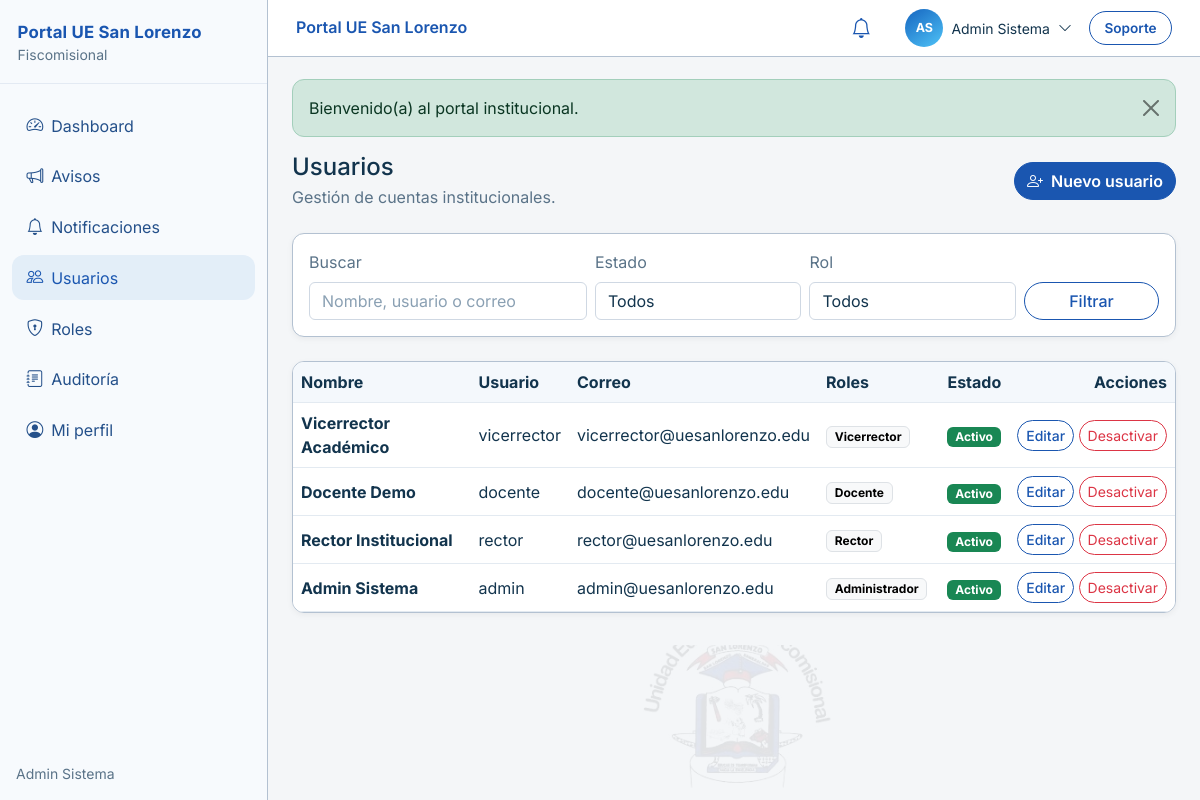
Before: /app/public/users (signed in) with the older database file.
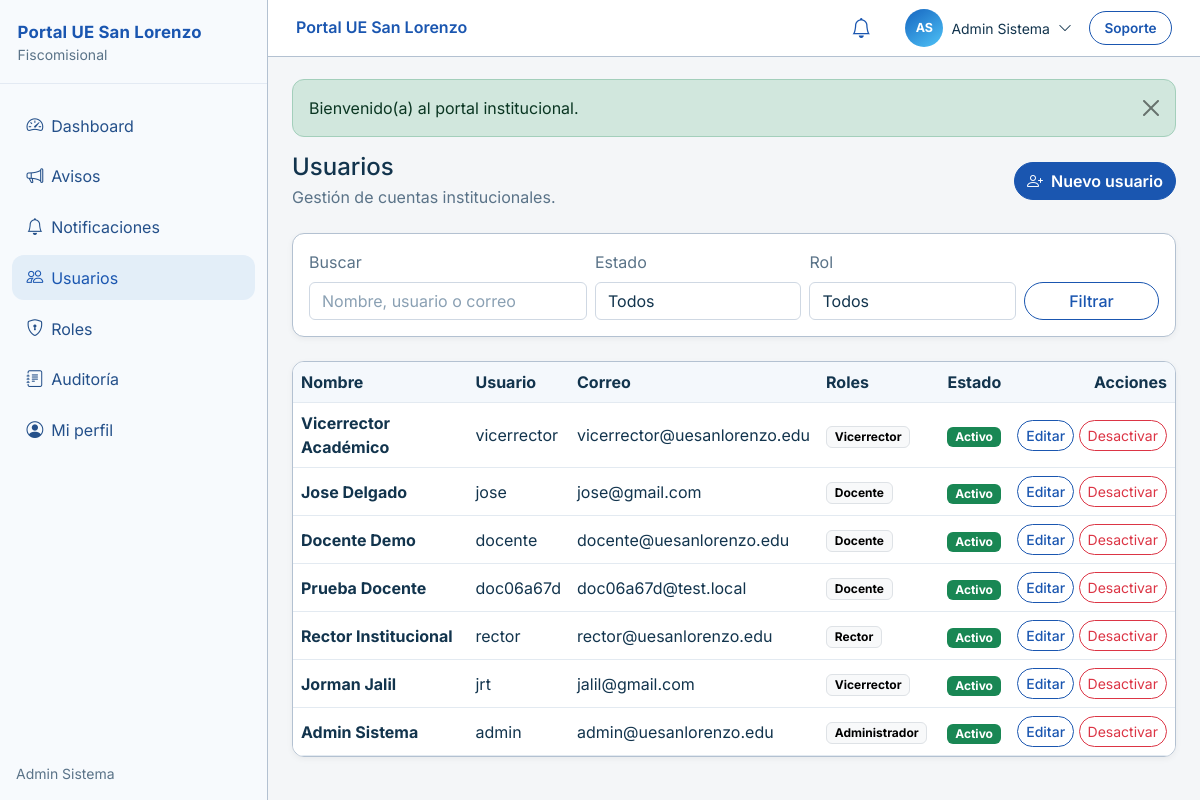
After: the same page with the newer database file.
### tables this page shows
CREATE TABLE `users` (
  `id` bigint(20) UNSIGNED NOT NULL,
  `username` varchar(50) NOT NULL,
  `email` varchar(150) NOT NULL,
  `password` varchar(255) NOT NULL,
  `first_name` varchar(100) NOT NULL,
  `last_name` varchar(100) NOT NULL,
  `phone` varchar(30) DEFAULT NULL,
  `status` enum('active','inactive','pending') NOT NULL DEFAULT 'pending',
  `last_login_at` datetime DEFAULT NULL,
  `failed_login_attempts` int(11) NOT NULL DEFAULT 0,
  `locked_until` datetime DEFAULT NULL,
  `created_at` datetime NOT NULL DEFAULT current_timestamp(),
  `updated_at` datetime NOT NULL DEFAULT current_timestamp() ON UPDATE current_timestamp()
);

CREATE TABLE `roles` (
  `id` bigint(20) UNSIGNED NOT NULL,
  `name` varchar(50) NOT NULL,
  `display_name` varchar(100) NOT NULL,
  `description` varchar(255) DEFAULT NULL,
  `is_system` tinyint(1) NOT NULL DEFAULT 0,
  `created_at` datetime NOT NULL DEFAULT current_timestamp(),
  `updated_at` datetime NOT NULL DEFAULT current_timestamp() ON UPDATE current_timestamp()
);

### app/views/users/index.php (the view, shortened to what the rows shown need)
<?php
$statusLabels = [
    'active' => 'Activo',
    'inactive' => 'Inactivo',
    'pending' => 'Pendiente',
];
$statusBadges = [
    'active' => 'success',
    'inactive' => 'secondary',
    'pending' => 'warning',
];
?>
<div class="d-flex flex-wrap justify-content-between align-items-center gap-2 mb-4">
    <div>
        <h1 class="h4 mb-1">Usuarios</h1>
        <p class="text-muted mb-0">Gestión de cuentas institucionales.</p>
    </div>
    <?php if (auth_can('users.create')): ?>
        <a href="<?= e(url('/users/create')) ?>" class="btn btn-primary">
            <i class="bi bi-person-plus me-1"></i> Nuevo usuario
        </a>
    <?php endif; ?>
</div>
<div class="card-soft p-3 mb-4">
    <form method="get" action="<?= e(url('/users')) ?>" class="row g-2 align-items-end">
        <div class="col-md-4">
            <label class="form-label" for="q">Buscar</label>
            <input type="search" class="form-control" id="q" name="q"
                   value="<?= e($filters['q'] ?? '') ?>"
                   placeholder="Nombre, usuario o correo">
        </div>
        <div class="col-md-3">
            <label class="form-label" for="status">Estado</label>
            <select class="form-select" id="status" name="status">
                <option value="">Todos</option>
            </select>
        </div>
        <div class="col-md-3">
            <label class="form-label" for="role">Rol</label>
            <select class="form-select" id="role" name="role">
                <option value="">Todos</option>
            </select>
        </div>
        <div class="col-md-2 d-grid">
            <button type="submit" class="btn btn-outline-primary">Filtrar</button>
        </div>
    </form>
</div>
<div class="card-soft p-0 overflow-hidden">
    <div class="table-responsive">
        <table class="table table-hover align-middle mb-0">
            <thead class="table-light">
            <tr>
                <th>Nombre</th>
                <th>Usuario</th>
                <th>Correo</th>
                <th>Roles</th>
                <th>Estado</th>
                <th class="text-end">Acciones</th>
            </tr>
            </thead>
            <tbody>
            <?php if ($users === []): ?>
                <tr>
                    <td colspan="6" class="text-center text-muted py-4">No se encontraron usuarios.</td>
                </tr>
            <?php else: ?>
                <?php foreach ($users as $user): ?>
                    <?php
                    $status = (string) ($user['status'] ?? '');
                    $badge = $statusBadges[$status] ?? 'secondary';
                    $statusLabel = $statusLabels[$status] ?? $status;
                    ?>
                    <tr>
                        <td>
                            <strong><?= e(trim(($user['first_name'] ?? '') . ' ' . ($user['last_name'] ?? ''))) ?></strong>
                        </td>
                        <td><?= e((string) ($user['username'] ?? '')) ?></td>
                        <td><?= e((string) ($user['email'] ?? '')) ?></td>
                        <td>
                            <?php foreach (($user['roles'] ?? []) as $role): ?>
                                <span class="badge text-bg-light border me-1"><?= e((string) $role['display_name']) ?></span>
                            <?php endforeach; ?>
                        </td>
                        <td><span class="badge text-bg-<?= e($badge) ?>"><?= e($statusLabel) ?></span></td>
                        <td class="text-end text-nowrap">
                            <?php if (auth_can('users.edit')): ?>
                                <a href="<?= e(url('/users/' . $user['id'] . '/edit')) ?>"
                                   class="btn btn-sm btn-outline-primary">Editar</a>
                            <?php endif; ?>
                            <?php if (auth_can('users.delete') && $status !== 'inactive'): ?>
                                <form method="post" action="<?= e(url('/users/' . $user['id'] . '/delete')) ?>"
                                      class="d-inline"
                                      onsubmit="return confirm('¿Desactivar este usuario?');">
                                    <button type="submit" class="btn btn-sm btn-outline-danger">Desactivar</button>
                                </form>
                            <?php endif; ?>
                        </td>
                    </tr>
                <?php endforeach; ?>
            <?php endif; ?>
            </tbody>
        </table>
    </div>
</div>

### app/Router.php (shortened to what the rows shown need)
<?php
final class Router
{
    private array $routes = [];
    private function add(array $methods, string $path, mixed $handler, array $middleware): self
    {
        $this->routes[] = [
            'methods' => $methods,
            'path' => $this->normalizePath($path),
            'handler' => $handler,
            'middleware' => $middleware,
        ];
        return $this;
    }
    public function dispatch(?string $method = null, ?string $uri = null): void
    {
        $method = strtoupper($method ?? ($_SERVER['REQUEST_METHOD'] ?? 'GET'));
        $uri = $this->normalizePath($uri ?? $this->resolveUri());
        foreach ($this->routes as $route) {
            if (!in_array($method, $route['methods'], true)) {
                continue;
            }
            $params = $this->matchPath($route['path'], $uri);
            if ($params === null) {
                continue;
            }
            $pipeline = array_reduce(
                array_reverse($route['middleware']),
                function (Closure $next, string $middlewareName): Closure {
                    return function (array $params) use ($next, $middlewareName): void {
                        $this->runMiddleware($middlewareName, $params, $next);
                    };
                },
                function (array $params) use ($route): void {
                    $this->invoke($route['handler'], $params);
                }
            );
            $pipeline($params);
            return;
        }
    }
    private function runMiddleware(string $name, array $params, Closure $next): void
    {
        if (str_starts_with($name, 'permission:')) {
            $permission = substr($name, strlen('permission:'));
            $middleware = new \App\Middleware\PermissionMiddleware($permission);
            $middleware->handle($params, $next);
            return;
        }
        $middleware = new $class();
        $middleware->handle($params, $next);
    }
    private function invoke(mixed $handler, array $params): void
    {
        if (is_array($handler) && count($handler) === 2) {
            [$class, $action] = $handler;
            $controller = is_object($class) ? $class : new $class();
            $controller->{$action}(...array_values($params));
            return;
        }
        throw new RuntimeException('Handler de ruta inválido.');
    }
    private function resolveUri(): string
    {
        $uri = $_SERVER['REQUEST_URI'] ?? '/';
        $path = parse_url($uri, PHP_URL_PATH);
        $path = str_replace('\\', '/', $path);
        $bases = [];
        $scriptDir = str_replace('\\', '/', dirname((string) ($_SERVER['SCRIPT_NAME'] ?? '')));
        if ($scriptDir !== '/' && $scriptDir !== '\\' && $scriptDir !== '.' && $scriptDir !== '') {
            $bases[] = rtrim($scriptDir, '/');
        }
        $detected = app_base_path();
        if ($detected !== '') {
            $bases[] = $detected;
        }
        foreach (array_unique($bases) as $base) {
            if ($base !== '' && str_starts_with($path, $base . '/')) {
                $path = substr($path, strlen($base)) ?: '/';
                break;
            }
        }
        return $this->normalizePath($path);
    }
    private function normalizePath(string $path): string
    {
        $path = '/' . trim($path, '/');
        return $path === '/' ? '/' : rtrim($path, '/');
    }
    private function matchPath(string $routePath, string $uri): ?array
    {
        if ($routePath === $uri) {
            return [];
        }
        $pattern = preg_replace('#\{([a-zA-Z_][a-zA-Z0-9_]*)\}#', '(?P<$1>[^/]+)', $routePath);
        $regex = '#^' . $pattern . '$#';
        if (!preg_match($regex, $uri, $matches)) {
            return null;
        }
        $params = [];
        return $params;
    }
}

Changed rows visible on the page:
added users: first_name+last_name "Jose Delgado", username "jose", email "jose@gmail.com", status "Activo", roles (display_name "Docente")
added users: first_name+last_name "Prueba Docente", username "doc06a67d", email "doc06a67d@test.local", status "Activo", roles (display_name "Docente")
added users: first_name+last_name "Jorman Jalil", username "jrt", email "jalil@gmail.com", status "Activo", roles (display_name "Vicerrector")
